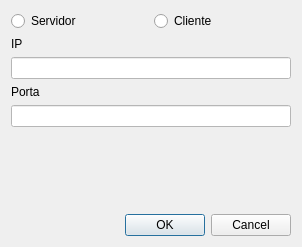
<?xml version="1.0" encoding="UTF-8"?>
<ui version="4.0">
 <class>IPConfigDialog</class>
 <widget class="QDialog" name="IPConfigDialog">
  <property name="geometry">
   <rect>
    <x>0</x>
    <y>0</y>
    <width>302</width>
    <height>247</height>
   </rect>
  </property>
  <property name="windowTitle">
   <string>Dialog</string>
  </property>
  <layout class="QVBoxLayout" name="verticalLayout_2">
   <item>
    <layout class="QHBoxLayout" name="horizontalLayout">
     <item>
      <widget class="QRadioButton" name="rb_server">
       <property name="sizePolicy">
        <sizepolicy hsizetype="Minimum" vsizetype="Minimum">
         <horstretch>0</horstretch>
         <verstretch>0</verstretch>
        </sizepolicy>
       </property>
       <property name="text">
        <string>Servidor</string>
       </property>
      </widget>
     </item>
     <item>
      <widget class="QRadioButton" name="rb_client">
       <property name="sizePolicy">
        <sizepolicy hsizetype="Minimum" vsizetype="Minimum">
         <horstretch>0</horstretch>
         <verstretch>0</verstretch>
        </sizepolicy>
       </property>
       <property name="text">
        <string>Cliente</string>
       </property>
      </widget>
     </item>
    </layout>
   </item>
   <item>
    <layout class="QVBoxLayout" name="verticalLayout">
     <item>
      <widget class="QLabel" name="label">
       <property name="text">
        <string>IP</string>
       </property>
      </widget>
     </item>
     <item>
      <widget class="QLineEdit" name="txt_ip">
       <property name="styleSheet">
        <string notr="true">background-color: white;</string>
       </property>
      </widget>
     </item>
     <item>
      <widget class="QLabel" name="label_2">
       <property name="text">
        <string>Porta</string>
       </property>
      </widget>
     </item>
     <item>
      <widget class="QLineEdit" name="txt_port">
       <property name="styleSheet">
        <string notr="true">background-color: white;</string>
       </property>
      </widget>
     </item>
    </layout>
   </item>
   <item>
    <spacer name="verticalSpacer">
     <property name="orientation">
      <enum>Qt::Vertical</enum>
     </property>
     <property name="sizeHint" stdset="0">
      <size>
       <width>20</width>
       <height>40</height>
      </size>
     </property>
    </spacer>
   </item>
   <item>
    <widget class="QDialogButtonBox" name="buttonBox">
     <property name="orientation">
      <enum>Qt::Horizontal</enum>
     </property>
     <property name="standardButtons">
      <set>QDialogButtonBox::Cancel|QDialogButtonBox::Ok</set>
     </property>
    </widget>
   </item>
  </layout>
 </widget>
 <resources/>
 <connections>
  <connection>
   <sender>buttonBox</sender>
   <signal>accepted()</signal>
   <receiver>IPConfigDialog</receiver>
   <slot>accept()</slot>
   <hints>
    <hint type="sourcelabel">
     <x>248</x>
     <y>254</y>
    </hint>
    <hint type="destinationlabel">
     <x>157</x>
     <y>274</y>
    </hint>
   </hints>
  </connection>
  <connection>
   <sender>buttonBox</sender>
   <signal>rejected()</signal>
   <receiver>IPConfigDialog</receiver>
   <slot>reject()</slot>
   <hints>
    <hint type="sourcelabel">
     <x>316</x>
     <y>260</y>
    </hint>
    <hint type="destinationlabel">
     <x>286</x>
     <y>274</y>
    </hint>
   </hints>
  </connection>
 </connections>
</ui>
